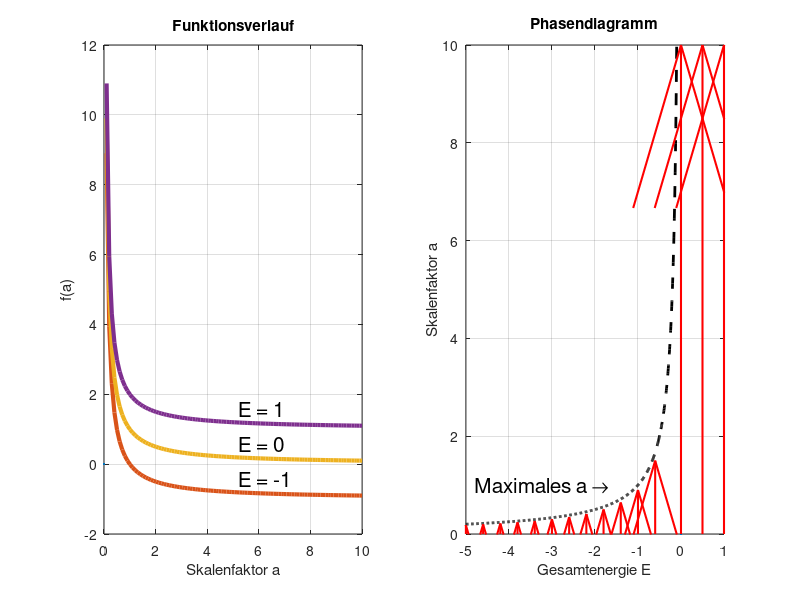

Reproduce this figure in MATLAB.
a = linspace(0, 10, 100);
c = linspace(-5,0,1000);
f = figure;
hold off;
subplot(1,2,1);
plot(0,0);
hold on;
grid on;
subplot(1,2,2);
plot(0,0);
grid on;
hold on;

subplot(1,2,1);
%Format axis
title('Funktionsverlauf');
xlabel('Skalenfaktor a');
ylabel('f(a)');
for i = -1:1:1
    plot(a, 1./a + i, 'LineWidth', 3);
    text(5,1/5 + i + 0.4, num2str(i, '\b E = %d'), 'Fontsize', 15);
end

subplot(1,2,2);
title('Phasendiagramm');
xlabel('Gesamtenergie E');
ylabel('Skalenfaktor a');
axis([c(1), 1,0, 10]);
text(-4.8, 1, 'Maximales a \rightarrow',  'Fontsize', 15)
plot(c, -1./c, 'color', 'k', 'LineWidth', 2, 'LineStyle', '--');
for i = -5:0.4:-0.4
    quiver(i,0,0,-1/i, 'color' , 'r', 'LineWidth', 1.5, 'MaxHeadSize', 10);
end

for i = 0:0.5:1
    quiver(i,0,0,10,1, 'color' , 'r', 'LineWidth', 1.5);
end

print(f, '-depsc','phasendiagramm.eps');



